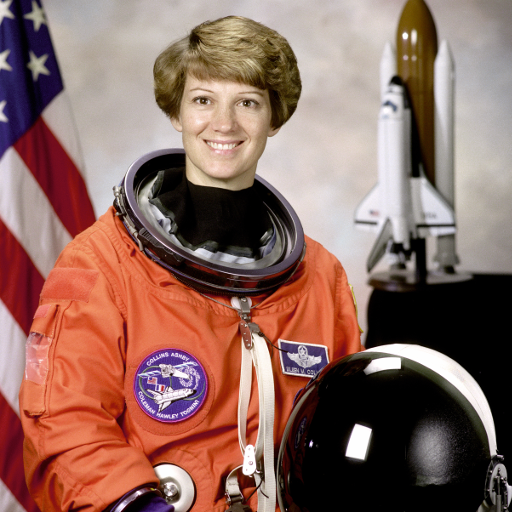
#> input picture assets/sample_astronaut.png, 512 x 512 px
$ python -i jnd.py   (imports and definitions only)
#> lines starting #> are read from the running program, lines starting #| are printed output that depends on the picture
"""Just-Noticeable-Difference (visibility) map, values in [vmin, 1].

Combines two classic masking effects (Chou & Li, 1995 style):
  * luminance adaptation – very dark and very bright backgrounds hide more change;
  * texture masking      – busy regions (hair, eyebrows, fabric) hide more than smooth skin.

Why it matters for South Asian skin tones: smooth, darker skin in low light is exactly
where naive L-inf noise shows up as grain / colour blotches after JPEG. The map keeps
the budget low there, and `dark_boost_cap` stops the luminance term from over-spending
in deep shadows (which turns into banding after recompression).
"""

from __future__ import annotations

import cv2
import numpy as np


def visibility_map(
    rgb: np.ndarray,
    vmin: float = 0.35,
    texture_gain: float = 0.6,
    dark_boost_cap: float = 12.0,
) -> np.ndarray:
#> called with vmin = 0.35, texture_gain = 0.6, dark_boost_cap = 12
    y = cv2.cvtColor(rgb, cv2.COLOR_RGB2GRAY).astype(np.float32)
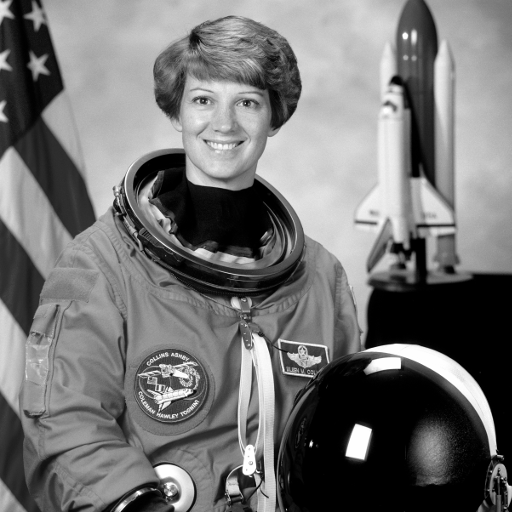
#> y: shape (512, 512) float32; min 0, max 255, mean 115.4
    bg = cv2.blur(y, (5, 5))
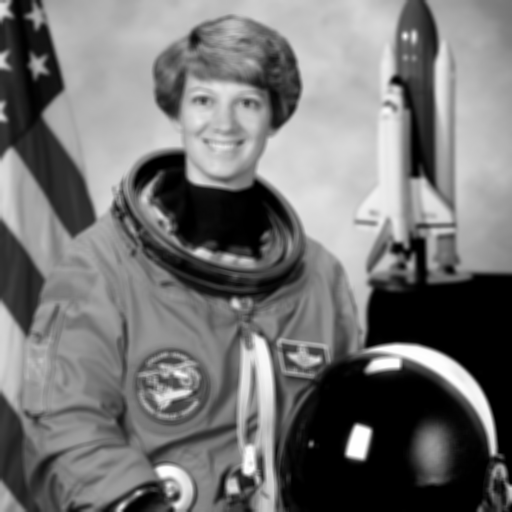
#> bg: shape (512, 512) float32; min 0, max 254.2, mean 115.4
    t_lum = np.where(bg <= 127, 17.0 * (1.0 - np.sqrt(bg / 127.0)) + 3.0, 3.0 / 128.0 * (bg - 127.0) + 3.0)
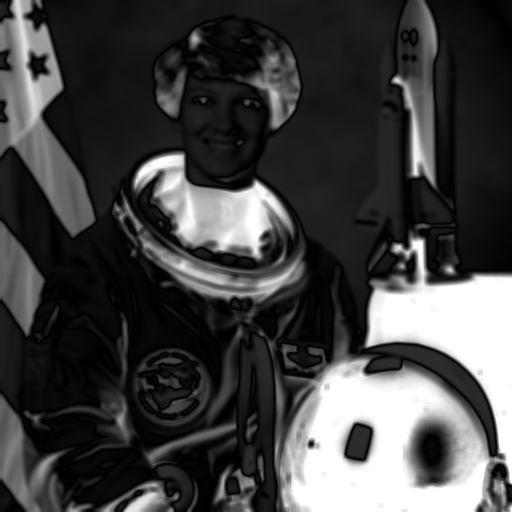
#> t_lum: shape (512, 512) float32; min 3, max 20, mean 7.48; drawn with min black and max white
    t_lum = np.minimum(t_lum, dark_boost_cap)
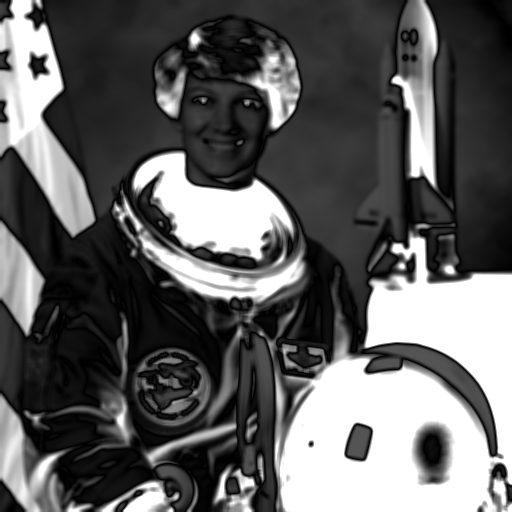
#> t_lum: shape (512, 512) float32; min 3, max 12, mean 6.39; drawn with min black and max white
    mean = cv2.blur(y, (5, 5))
    std = np.sqrt(np.maximum(cv2.blur(y * y, (5, 5)) - mean * mean, 0))
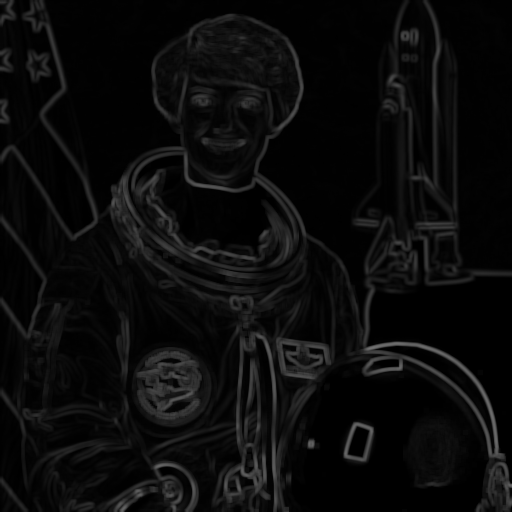
#> std: shape (512, 512) float32; min 0, max 115.3, mean 11.5
    jnd = np.maximum(t_lum, texture_gain * std)
    jnd = cv2.GaussianBlur(jnd, (0, 0), 2.0)
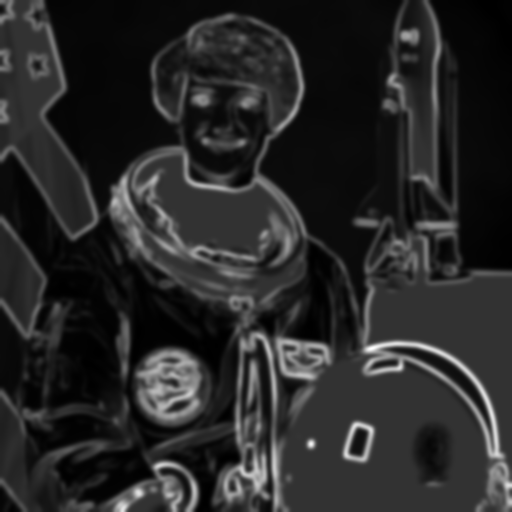
#> jnd: shape (512, 512) float32; min 3.03, max 48.37, mean 10.3; drawn with min black and max white
    v = jnd / (np.percentile(jnd, 95) + 1e-6)
    return np.clip(v, vmin, 1.0).astype(np.float32)
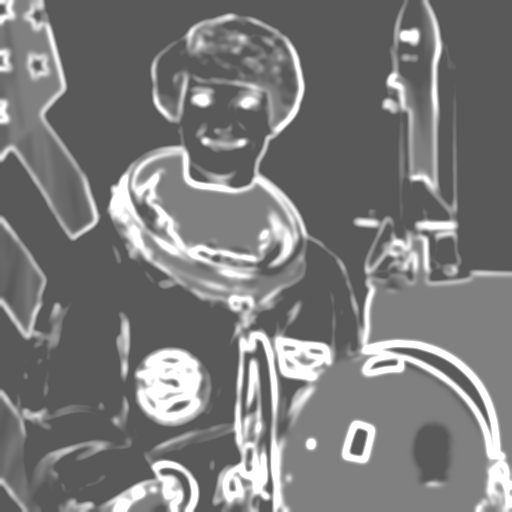
#> returned value: shape (512, 512) float32; min 0.35, max 1, mean 0.482

>>> import cv2
>>> picture = cv2.cvtColor(cv2.imread('../../assets/sample_astronaut.png'), cv2.COLOR_BGR2RGB)
>>> result = visibility_map(picture)
